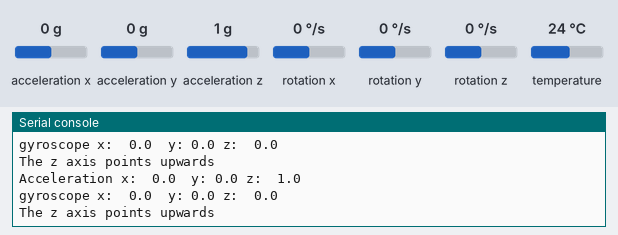
Bench run of a program on a simulated ESP32 board running MicroPython. Parts: the last lines printed to the serial console. The inputs (shaded band) are chosen by the test bench; at power-on: acceleration y 0 g, acceleration z 1 g, acceleration x 0 g, rotation x 0 °/s, rotation y 0 °/s, rotation z 0 °/s, temperature 24 °C. Library files of the repository ran but are not shown: imu.py.

Above: at 3.3 s.
3.4 s: acceleration y set to -1.4 g
At 3.58 s:
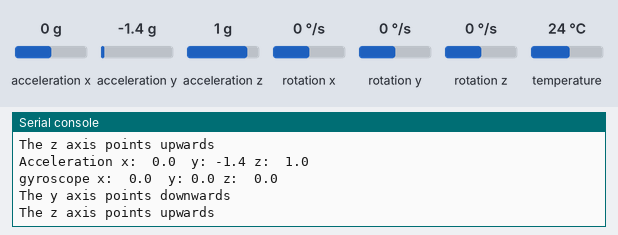
5.1 s: acceleration z set to 0.7 g
At 5.3 s:
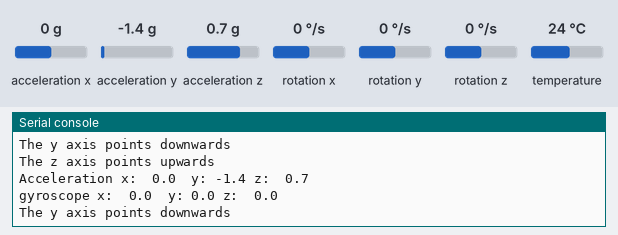

Measured:
- the behaviour switches between 0.9 and 0.8 g on acceleration z (found by bisection; images 1 and 2)
- after the input at 3.4 s, the serial console: prints a new line at once (image 1)
- after the input at 5.1 s, the serial console: prints a new line at once (image 2)

The program:

imu_main.py
```python
from imu import MPU6050  # https://github.com/micropython-IMU/micropython-mpu9x50
import time
from machine import Pin, I2C

i2c = I2C(0)
imu = MPU6050(i2c)

# Temperature display
print("Temperature: ", round(imu.temperature,2), "°C")

while True:
    # reading values
    acceleration = imu.accel
    gyroscope = imu.gyro
    print ("Acceleration x: ", round(acceleration.x,2), " y:", round(acceleration.y,2),
           "z: ", round(acceleration.z,2))

    print ("gyroscope x: ", round(gyroscope.x,2), " y:", round(gyroscope.y,2),
           "z: ", round(gyroscope.z,2))

# data interpretation (accelerometer)

    if abs(acceleration.x) > 0.8:
        if (acceleration.x > 0):
            print("The x axis points upwards")
        else:
            print("The x axis points downwards")

    if abs(acceleration.y) > 0.8:
        if (acceleration.y > 0):
            print("The y axis points upwards")
        else:
            print("The y axis points downwards")

    if abs(acceleration.z) > 0.8:
        if (acceleration.z > 0):
            print("The z axis points upwards")
        else:
            print("The z axis points downwards")

# data interpretation (gyroscope)

    if abs(gyroscope.x) > 20:
        print("Rotation around the x axis")

    if abs(gyroscope.y) > 20:
        print("Rotation around the y axis")

    if abs(gyroscope.z) > 20:
        print("Rotation around the z axis")

    time.sleep(0.2)
```
